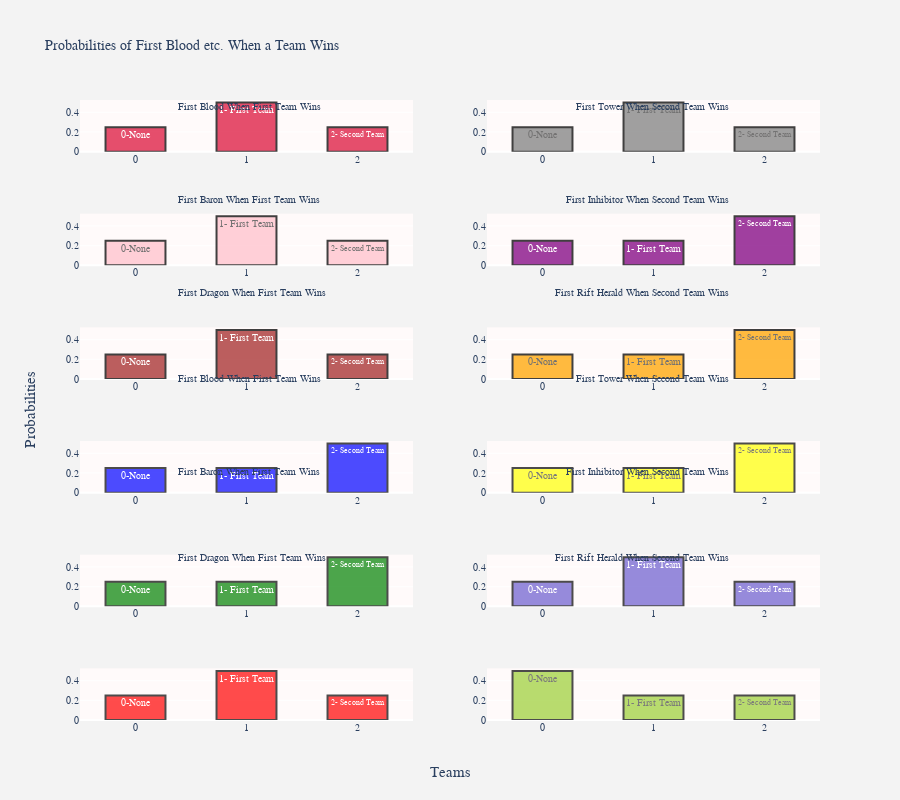

Write notebook code for a chart like this one.
### Markdown cell above
Following subplots shows probabilities of Different Features when a team wins.

For example

In matches with first team win:

- The probability of taking first blood of first team is about %59.
- The probability of taking first blood of second team is about %39.
- The probability of taking first blood of any team is about %0.98 (early surrender)

In matches with second team win:

- The probability of taking first blood of first team is about %41.
- The probability of taking first blood of second team is about %57.
- The probability of taking first blood of any team is about %0.1 (early surrender)

etc..

and also we see that the most important factor in winning matches is to take the **first inhibitor** or the **first tower**.

### Code cell
import plotly.graph_objs as go
from plotly.subplots import make_subplots
from plotly.offline import iplot

# Replace with your data
# Example placeholders for `first_team` and `second_team` data:
# Ensure these are Pandas DataFrame objects or similar data structures
import pandas as pd
first_team = pd.DataFrame({
    'firstBlood': [0, 1, 2, 1],
    'firstTower': [1, 0, 2, 1],
    'firstBaron': [2, 1, 0, 1],
    'firstInhibitor': [0, 2, 1, 2],
    'firstDragon': [1, 1, 2, 0],
    'firstRiftHerald': [2, 0, 1, 2]
})

second_team = pd.DataFrame({
    'firstBlood': [1, 2, 0, 2],
    'firstTower': [2, 1, 0, 2],
    'firstBaron': [0, 2, 1, 2],
    'firstInhibitor': [1, 0, 2, 1],
    'firstDragon': [2, 0, 1, 1],
    'firstRiftHerald': [0, 2, 1, 0]
})

# Histogram traces
traces = [
    go.Histogram(
        x=first_team[column],
        text=['0-None', '1- First Team', '2- Second Team'],
        histnorm='probability',
        marker=dict(color=color, line=dict(color='black', width=2)),
        opacity=0.75
    )
    for column, color in zip(
        ['firstBlood', 'firstTower', 'firstBaron', 'firstInhibitor', 'firstDragon', 'firstRiftHerald'],
        ['crimson', 'grey', 'pink', 'purple', 'brown', 'orange']
    )
] + [
    go.Histogram(
        x=second_team[column],
        text=['0-None', '1- First Team', '2- Second Team'],
        histnorm='probability',
        marker=dict(color=color, line=dict(color='black', width=2)),
        opacity=0.7
    )
    for column, color in zip(
        ['firstBlood', 'firstTower', 'firstBaron', 'firstInhibitor', 'firstDragon', 'firstRiftHerald'],
        ['blue', 'yellow', 'green', 'slateblue', 'red', 'yellowgreen']
    )
]

# Create subplots
fig = make_subplots(rows=6, cols=2, vertical_spacing=0.1)

# Append traces to subplots
for i, trace in enumerate(traces):
    row = i // 2 + 1
    col = i % 2 + 1
    fig.append_trace(trace, row, col)

# Update layout
fig.update_layout(
    annotations=[
        dict(showarrow=False, text="Teams", x=0.5, y=-0.1, xref="paper", yref="paper", font=dict(size=15)),
        dict(showarrow=False, text="Probabilities", x=-0.08, y=0.5, xref="paper", yref="paper", textangle=270, font=dict(size=15)),
    ] + [
        dict(
            showarrow=False,
            text=f"{event} When {'First' if i % 2 == 0 else 'Second'} Team Wins",
            x=0.13 if i % 2 == 0 else 0.88,
            y=1 - 0.15 * (i // 2),
            xref="paper",
            yref="paper",
            font=dict(size=10)
        )
        for i, event in enumerate([
            "First Blood", "First Tower", "First Baron", "First Inhibitor", "First Dragon", "First Rift Herald"
        ] * 2)
    ],
    height=800,
    font=dict(family="Franklin Gothic", size=10),
    showlegend=False,
    bargap=0.4,
    title="Probabilities of First Blood etc. When a Team Wins",
    plot_bgcolor="snow",
    bargroupgap=0.1,
    paper_bgcolor='rgb(243, 243, 243)'
)

# Plot the figure
iplot(fig)

### Figure 1 — Plotly figure (JSON) as saved in the notebook; plotly's stock layout.template omitted (floating-point values rounded to 4 significant figures)
{"data": [{"histnorm": "probability", "marker": {"color": "crimson", "line": {"color": "black", "width": 2}}, "opacity": 0.75, "text": ["0-None", "1- First Team", "2- Second Team"], "x": [0, 1, 2, 1], "xaxis": "x", "yaxis": "y", "type": "histogram"}, {"histnorm": "probability", "marker": {"color": "grey", "line": {"color": "black", "width": 2}}, "opacity": 0.75, "text": ["0-None", "1- First Team", "2- Second Team"], "x": [1, 0, 2, 1], "xaxis": "x2", "yaxis": "y2", "type": "histogram"}, {"histnorm": "probability", "marker": {"color": "pink", "line": {"color": "black", "width": 2}}, "opacity": 0.75, "text": ["0-None", "1- First Team", "2- Second Team"], "x": [2, 1, 0, 1], "xaxis": "x3", "yaxis": "y3", "type": "histogram"}, {"histnorm": "probability", "marker": {"color": "purple", "line": {"color": "black", "width": 2}}, "opacity": 0.75, "text": ["0-None", "1- First Team", "2- Second Team"], "x": [0, 2, 1, 2], "xaxis": "x4", "yaxis": "y4", "type": "histogram"}, {"histnorm": "probability", "marker": {"color": "brown", "line": {"color": "black", "width": 2}}, "opacity": 0.75, "text": ["0-None", "1- First Team", "2- Second Team"], "x": [1, 1, 2, 0], "xaxis": "x5", "yaxis": "y5", "type": "histogram"}, {"histnorm": "probability", "marker": {"color": "orange", "line": {"color": "black", "width": 2}}, "opacity": 0.75, "text": ["0-None", "1- First Team", "2- Second Team"], "x": [2, 0, 1, 2], "xaxis": "x6", "yaxis": "y6", "type": "histogram"}, {"histnorm": "probability", "marker": {"color": "blue", "line": {"color": "black", "width": 2}}, "opacity": 0.7, "text": ["0-None", "1- First Team", "2- Second Team"], "x": [1, 2, 0, 2], "xaxis": "x7", "yaxis": "y7", "type": "histogram"}, {"histnorm": "probability", "marker": {"color": "yellow", "line": {"color": "black", "width": 2}}, "opacity": 0.7, "text": ["0-None", "1- First Team", "2- Second Team"], "x": [2, 1, 0, 2], "xaxis": "x8", "yaxis": "y8", "type": "histogram"}, {"histnorm": "probability", "marker": {"color": "green", "line": {"color": "black", "width": 2}}, "opacity": 0.7, "text": ["0-None", "1- First Team", "2- Second Team"], "x": [0, 2, 1, 2], "xaxis": "x9", "yaxis": "y9", "type": "histogram"}, {"histnorm": "probability", "marker": {"color": "slateblue", "line": {"color": "black", "width": 2}}, "opacity": 0.7, "text": ["0-None", "1- First Team", "2- Second Team"], "x": [1, 0, 2, 1], "xaxis": "x10", "yaxis": "y10", "type": "histogram"}, {"histnorm": "probability", "marker": {"color": "red", "line": {"color": "black", "width": 2}}, "opacity": 0.7, "text": ["0-None", "1- First Team", "2- Second Team"], "x": [2, 0, 1, 1], "xaxis": "x11", "yaxis": "y11", "type": "histogram"}, {"histnorm": "probability", "marker": {"color": "yellowgreen", "line": {"color": "black", "width": 2}}, "opacity": 0.7, "text": ["0-None", "1- First Team", "2- Second Team"], "x": [0, 2, 1, 0], "xaxis": "x12", "yaxis": "y12", "type": "histogram"}], "layout": {"annotations": [{"font": {"size": 15}, "showarrow": false, "text": "Teams", "x": 0.5, "xref": "paper", "y": -0.1, "yref": "paper"}, {"font": {"size": 15}, "showarrow": false, "text": "Probabilities", "textangle": -90, "x": -0.08, "xref": "paper", "y": 0.5, "yref": "paper"}, {"font": {"size": 10}, "showarrow": false, "text": "First Blood When First Team Wins", "x": 0.13, "xref": "paper", "y": 1, "yref": "paper"}, {"font": {"size": 10}, "showarrow": false, "text": "First Tower When Second Team Wins", "x": 0.88, "xref": "paper", "y": 1, "yref": "paper"}, {"font": {"size": 10}, "showarrow": false, "text": "First Baron When First Team Wins", "x": 0.13, "xref": "paper", "y": 0.85, "yref": "paper"}, {"font": {"size": 10}, "showarrow": false, "text": "First Inhibitor When Second Team Wins", "x": 0.88, "xref": "paper", "y": 0.85, "yref": "paper"}, {"font": {"size": 10}, "showarrow": false, "text": "First Dragon When First Team Wins", "x": 0.13, "xref": "paper", "y": 0.7, "yref": "paper"}, {"font": {"size": 10}, "showarrow": false, "text": "First Rift Herald When Second Team Wins", "x": 0.88, "xref": "paper", "y": 0.7, "yref": "paper"}, {"font": {"size": 10}, "showarrow": false, "text": "First Blood When First Team Wins", "x": 0.13, "xref": "paper", "y": 0.55, "yref": "paper"}, {"font": {"size": 10}, "showarrow": false, "text": "First Tower When Second Team Wins", "x": 0.88, "xref": "paper", "y": 0.55, "yref": "paper"}, {"font": {"size": 10}, "showarrow": false, "text": "First Baron When First Team Wins", "x": 0.13, "xref": "paper", "y": 0.4, "yref": "paper"}, {"font": {"size": 10}, "showarrow": false, "text": "First Inhibitor When Second Team Wins", "x": 0.88, "xref": "paper", "y": 0.4, "yref": "paper"}, {"font": {"size": 10}, "showarrow": false, "text": "First Dragon When First Team Wins", "x": 0.13, "xref": "paper", "y": 0.25, "yref": "paper"}, {"font": {"size": 10}, "showarrow": false, "text": "First Rift Herald When Second Team Wins", "x": 0.88, "xref": "paper", "y": 0.25, "yref": "paper"}], "bargap": 0.4, "bargroupgap": 0.1, "font": {"family": "Franklin Gothic", "size": 10}, "height": 800, "paper_bgcolor": "rgb(243, 243, 243)", "plot_bgcolor": "snow", "showlegend": false, "title": {"text": "Probabilities of First Blood etc. When a Team Wins"}, "xaxis": {"anchor": "y", "domain": [0, 0.45]}, "yaxis": {"anchor": "x", "domain": [0.9167, 1]}, "xaxis2": {"anchor": "y2", "domain": [0.55, 1]}, "yaxis2": {"anchor": "x2", "domain": [0.9167, 1]}, "xaxis3": {"anchor": "y3", "domain": [0, 0.45]}, "yaxis3": {"anchor": "x3", "domain": [0.7333, 0.8167]}, "xaxis4": {"anchor": "y4", "domain": [0.55, 1]}, "yaxis4": {"anchor": "x4", "domain": [0.7333, 0.8167]}, "xaxis5": {"anchor": "y5", "domain": [0, 0.45]}, "yaxis5": {"anchor": "x5", "domain": [0.55, 0.6333]}, "xaxis6": {"anchor": "y6", "domain": [0.55, 1]}, "yaxis6": {"anchor": "x6", "domain": [0.55, 0.6333]}, "xaxis7": {"anchor": "y7", "domain": [0, 0.45]}, "yaxis7": {"anchor": "x7", "domain": [0.3667, 0.45]}, "xaxis8": {"anchor": "y8", "domain": [0.55, 1]}, "yaxis8": {"anchor": "x8", "domain": [0.3667, 0.45]}, "xaxis9": {"anchor": "y9", "domain": [0, 0.45]}, "yaxis9": {"anchor": "x9", "domain": [0.1833, 0.2667]}, "xaxis10": {"anchor": "y10", "domain": [0.55, 1]}, "yaxis10": {"anchor": "x10", "domain": [0.1833, 0.2667]}, "xaxis11": {"anchor": "y11", "domain": [0, 0.45]}, "yaxis11": {"anchor": "x11", "domain": [0, 0.08333]}, "xaxis12": {"anchor": "y12", "domain": [0.55, 1]}, "yaxis12": {"anchor": "x12", "domain": [0, 0.08333]}}}
